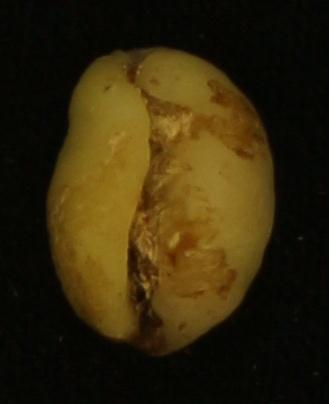
#> input picture coba1liberika.jpg, 329 x 404 px; its folder holds only this picture in this run
$ jupyter execute sc3-unbalanced_no-segm_no-ftextrc.ipynb
#> lines starting #> are read from the running program, lines starting #| are printed output that depends on the picture
cell 1 buat import

[cell 1]
import os
import cv2
import numpy as np
import pandas as pd
from matplotlib import pyplot as plt
import matplotlib.gridspec as gridspec
from skimage.feature import graycomatrix, graycoprops
from sklearn.preprocessing import StandardScaler, LabelEncoder
from sklearn.pipeline import make_pipeline
from sklearn.metrics import classification_report, confusion_matrix
from sklearn.model_selection import GridSearchCV
from collections import defaultdict
import joblib
import glob
import seaborn as sns

from sklearn.ensemble import RandomForestClassifier, GradientBoostingClassifier, ExtraTreesClassifier
from sklearn.neighbors import KNeighborsClassifier
from sklearn.naive_bayes import GaussianNB
from sklearn.tree import DecisionTreeClassifier
from sklearn.linear_model import LogisticRegression
from sklearn.svm import SVC
from sklearn.metrics import accuracy_score, classification_report, confusion_matrix
import warnings

cell 2 preprocess

[cell 2]
def preprocess(img, use_blur=False):  # Changed default to False
    gray = cv2.cvtColor(img, cv2.COLOR_BGR2GRAY)
    gray = cv2.normalize(gray, None, 0, 255, cv2.NORM_MINMAX)
    if use_blur:
        gray = cv2.GaussianBlur(gray, (7, 7), 0)
    return gray

cell 3 grab datad data

[cell 3]
image_paths = glob.glob("coba*.jpg")
if not image_paths:
    print("Tidak ditemukan file yang diawali dengan nama 'coba'.")
else:
    image_path = image_paths[0]
    img = cv2.imread(image_path)
#> img is the input picture: shape (404, 329, 3); mean B, G, R 10.7, 39, 51
    resized = cv2.resize(img, (200, 200))
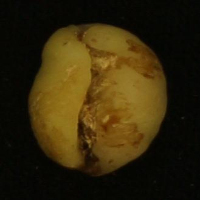
#> resized: shape (200, 200, 3); mean B, G, R 10.6, 38.9, 50.9
    pass

[cell 4]
plt.figure(figsize=(6, 6))
plt.imshow(cv2.cvtColor(resized, cv2.COLOR_BGR2RGB))
plt.title("Original Image")
plt.axis("off")
plt.tight_layout()
plt.show()

[cell 5]
hsv = cv2.cvtColor(resized, cv2.COLOR_BGR2HSV)
#> hsv: shape (200, 200, 3); mean H, S, V 27.8, 178.9, 51.3
h, s, v = cv2.split(hsv)
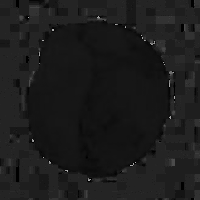
#> h: shape (200, 200); min 0, max 176, mean 27.8
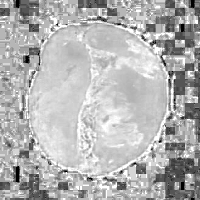
#> s: shape (200, 200); min 0, max 255, mean 178.9
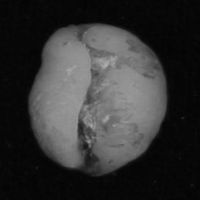
#> v: shape (200, 200); min 2, max 178, mean 51.3

fig = plt.figure(figsize=(10, 8))
ax0 = fig.add_subplot(2, 2, 1)
ax0.imshow(cv2.cvtColor(hsv, cv2.COLOR_HSV2RGB))
ax0.set_title("HSV Image (Original)")
ax0.axis("off")

ax1 = fig.add_subplot(2, 2, 2)
ax1.hist(h.ravel(), bins=180, color='red')
ax1.set_title("Hue Distribution")

ax2 = fig.add_subplot(2, 2, 3)
ax2.hist(s.ravel(), bins=256, color='green')
ax2.set_title("Saturation Distribution")

ax3 = fig.add_subplot(2, 2, 4)
ax3.hist(v.ravel(), bins=256, color='blue')
ax3.set_title("Value Distribution")

plt.tight_layout()
plt.show()
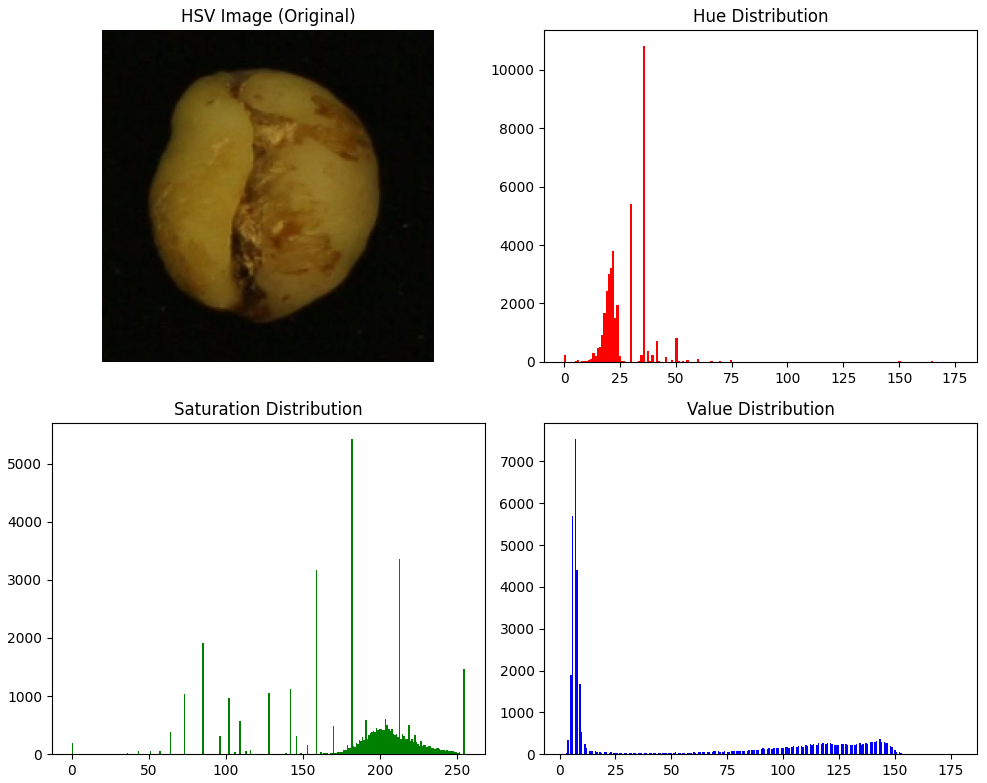
#> figure drawn by matplotlib, 4 panels; panel 2: tallest bar 10814 high, from x = 35.2 to 36.18; panel 3: tallest bar 5429 high, from x = 181.3 to 182.3; panel 4: tallest bar 7544 high, from x = 6.81 to 7.5

[cell 6]
def extract_features(img):
    # Hanya flatten image tanpa segmentasi, HSV, atau GLCM
    img_resized = cv2.resize(img, (64, 64))
    return img_resized.flatten()

# Training dengan dataset yang belum di-seimbangkan

Langsung lakukan training pada dataset tanpa segmentasi dan ekstraksi fitur. Dataset diambil dari folder train, valid, dan test.

[cell 7]
def load_dataset_unbalanced(folder):
#> called with folder = 'train'
    df = pd.read_csv(os.path.join(folder, '_classes.csv'))
#> (reads test/_classes.csv from the repository)
